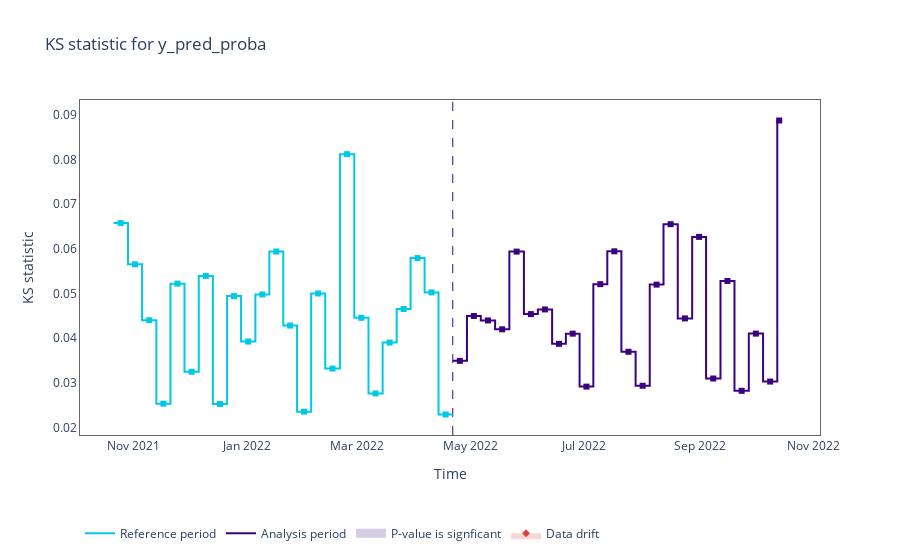

Source (notebook cell):
### Markdown cell above
##### Detecting drift for model output

### Code cell
# Model output drift
figure = univariate_results.plot(kind='prediction_drift', metric='statistic')
figure.show()

### Figure 1 — Plotly figure (JSON) as saved in the notebook; plotly's stock layout.template omitted (floating-point values rounded to 4 significant figures; data arrays with more than 128 entries replaced by an {"elided": "..."} marker saying what was removed)
{"data": [{"hoverinfo": "skip", "legendgroup": "1", "line": {"color": "#00c8e5", "shape": "hv", "width": 2}, "mode": "lines", "name": "Reference period", "type": "scatter", "x": ["2021-10-21T11:30:00", "2021-10-29T05:00:00", "2021-11-05T18:30:00", "2021-11-13T10:30:00", "2021-11-20T23:30:00", "2021-11-28T12:30:00", "2021-12-06T04:00:00", "2021-12-13T18:00:00", "2021-12-21T08:30:00", "2021-12-28T20:30:00", "2022-01-05T12:30:00", "2022-01-13T00:30:00", "2022-01-20T11:30:00", "2022-01-27T21:30:00", "2022-02-04T10:30:00", "2022-02-12T00:00:00", "2022-02-19T21:00:00", "2022-02-27T13:30:00", "2022-03-07T04:30:00", "2022-03-14T18:30:00", "2022-03-22T07:30:00", "2022-03-29T18:00:00", "2022-04-06T07:00:00", "2022-04-13T18:00:00", "2022-04-21T08:30:00"], "y": [0.06578, 0.05655, 0.04403, 0.02535, 0.05222, 0.03248, 0.05395, 0.02528, 0.04943, 0.03925, 0.04979, 0.0594, 0.04283, 0.02355, 0.05001, 0.0332, 0.08121, 0.04457, 0.02764, 0.03902, 0.04654, 0.05795, 0.05025, 0.02292, 0.02292]}, {"hoverinfo": "skip", "legendgroup": "1", "line": {"color": "#3b0280", "shape": "hv", "width": 2}, "mode": "lines", "name": "Analysis period", "type": "scatter", "x": ["2022-04-21T09:00:00", "2022-04-29T00:00:00", "2022-05-06T10:00:00", "2022-05-14T02:00:00", "2022-05-21T17:30:00", "2022-05-29T13:00:00", "2022-06-06T00:00:00", "2022-06-13T16:00:00", "2022-06-21T01:00:00", "2022-06-28T09:30:00", "2022-07-05T18:30:00", "2022-07-13T06:00:00", "2022-07-20T19:30:00", "2022-07-28T10:30:00", "2022-08-05T00:30:00", "2022-08-12T09:30:00", "2022-08-20T01:00:00", "2022-08-27T18:30:00", "2022-09-04T05:30:00", "2022-09-11T23:00:00", "2022-09-19T11:00:00", "2022-09-27T03:30:00", "2022-10-04T19:00:00", "2022-10-12T10:00:00", "2022-10-14T12:30:00"], "y": [0.03493, 0.04497, 0.04398, 0.04199, 0.05939, 0.0454, 0.04644, 0.03874, 0.04102, 0.02916, 0.0521, 0.05946, 0.03696, 0.02935, 0.052, 0.06553, 0.04444, 0.06269, 0.03098, 0.05282, 0.02822, 0.04103, 0.03029, 0.08874, 0.08874]}, {"customdata": {"elided": "24x7 str values"}, "hovertemplate": "%{customdata[4]} &nbsp; &nbsp; <span style=\"color:#AD0000\">%{customdata[5]}</span><br>Chunk: <b>%{customdata[0]}</b> &nbsp; &nbsp; From <b>%{customdata[1]}</b> to <b>%{customdata[2]}</b> &nbsp; &nbsp; <br>KS statistic: <b>%{customdata[3]}</b>  &nbsp; &nbsp; %{customdata[6]} <extra></extra>", "marker": {"color": "#00c8e5", "size": 6, "symbol": "square"}, "mode": "markers", "name": "Reference", "showlegend": false, "type": "scatter", "x": ["2021-10-25T08:00:00", "2021-11-01T23:30:00", "2021-11-09T14:15:00", "2021-11-17T04:45:00", "2021-11-24T17:45:00", "2021-12-02T08:00:00", "2021-12-09T22:45:00", "2021-12-17T13:00:00", "2021-12-25T02:15:00", "2022-01-01T16:15:00", "2022-01-09T06:15:00", "2022-01-16T17:45:00", "2022-01-24T04:15:00", "2022-01-31T15:45:00", "2022-02-08T05:00:00", "2022-02-15T22:15:00", "2022-02-23T16:45:00", "2022-03-03T08:45:00", "2022-03-10T23:15:00", "2022-03-18T12:45:00", "2022-03-26T00:30:00", "2022-04-02T12:15:00", "2022-04-10T00:15:00", "2022-04-17T13:15:00"], "y": [0.06578, 0.05655, 0.04403, 0.02535, 0.05222, 0.03248, 0.05395, 0.02528, 0.04943, 0.03925, 0.04979, 0.0594, 0.04283, 0.02355, 0.05001, 0.0332, 0.08121, 0.04457, 0.02764, 0.03902, 0.04654, 0.05795, 0.05025, 0.02292]}, {"customdata": {"elided": "24x7 str values"}, "hovertemplate": "%{customdata[4]} &nbsp; &nbsp; <span style=\"color:#AD0000\">%{customdata[5]}</span><br>Chunk: <b>%{customdata[0]}</b> &nbsp; &nbsp; From <b>%{customdata[1]}</b> to <b>%{customdata[2]}</b> &nbsp; &nbsp; <br>KS statistic: <b>%{customdata[3]}</b>  &nbsp; &nbsp; %{customdata[6]} <extra></extra>", "marker": {"color": "#3b0280", "size": 6, "symbol": "square"}, "mode": "markers", "name": "No data drift", "showlegend": false, "type": "scatter", "x": ["2022-04-25T04:15:00", "2022-05-02T16:45:00", "2022-05-10T05:45:00", "2022-05-17T21:30:00", "2022-05-25T15:00:00", "2022-06-02T06:15:00", "2022-06-09T19:45:00", "2022-06-17T08:15:00", "2022-06-24T17:00:00", "2022-07-02T01:45:00", "2022-07-09T11:45:00", "2022-07-17T00:30:00", "2022-07-24T14:45:00", "2022-08-01T05:15:00", "2022-08-08T16:45:00", "2022-08-16T05:00:00", "2022-08-23T21:15:00", "2022-08-31T11:45:00", "2022-09-08T02:00:00", "2022-09-15T16:45:00", "2022-09-23T07:00:00", "2022-09-30T22:45:00", "2022-10-08T14:15:00", "2022-10-13T11:15:00"], "y": [0.03493, 0.04497, 0.04398, 0.04199, 0.05939, 0.0454, 0.04644, 0.03874, 0.04102, 0.02916, 0.0521, 0.05946, 0.03696, 0.02935, 0.052, 0.06553, 0.04444, 0.06269, 0.03098, 0.05282, 0.02822, 0.04103, 0.03029, 0.08874]}, {"customdata": [], "hovertemplate": "%{customdata[4]} &nbsp; &nbsp; <span style=\"color:#AD0000\">%{customdata[5]}</span><br>Chunk: <b>%{customdata[0]}</b> &nbsp; &nbsp; From <b>%{customdata[1]}</b> to <b>%{customdata[2]}</b> &nbsp; &nbsp; <br>KS statistic: <b>%{customdata[3]}</b>  &nbsp; &nbsp; %{customdata[6]} <extra></extra>", "marker": {"color": "#DD4040", "size": 6, "symbol": "diamond"}, "mode": "markers", "name": "Data drift", "showlegend": false, "type": "scatter", "x": [], "y": []}, {"legendgroup": "1", "line": {"color": "rgba(0.23137254901960785, 0.00784313725490196, 0.5019607843137255, 0.2)", "width": 9}, "mode": "lines", "name": "P-value is signficant", "type": "scatter", "x": [[1635148800000000000], [1665659700000000000]], "y": [null, null]}, {"line": {"color": "rgba(0,0,0,0)"}, "mode": "lines", "showlegend": false, "type": "scatter", "x": [[1635148800000000000], [1665659700000000000]], "y": [null, null]}, {"fill": "tonexty", "fillcolor": "rgba(0.8666666666666667, 0.25098039215686274, 0.25098039215686274, 0.2)", "legendgroup": "1", "line": {"color": "rgba(0,0,0,0)"}, "marker": {"color": "#DD4040", "size": 6, "symbol": "diamond"}, "mode": "lines+markers", "name": "Data drift", "type": "scatter", "x": [[1635148800000000000], [1665659700000000000]], "y": [null, null]}], "layout": {"hoverlabel": {"bgcolor": "white", "font": {"size": 14}}, "legend": {"itemclick": false, "itemdoubleclick": false, "orientation": "h", "traceorder": "normal", "x": 0, "xanchor": "left", "y": -0.25, "yanchor": "top"}, "paper_bgcolor": "rgba(255,255,255,1)", "plot_bgcolor": "rgba(255,255,255,1)", "shapes": [{"layer": "below", "line": {"color": "#3b0280", "dash": "dash", "width": 1}, "type": "line", "x0": "2022-04-21T09:00:00", "x1": "2022-04-21T09:00:00", "xref": "x", "y0": 0, "y1": 1, "yref": "y domain"}], "title": {"text": "KS statistic for y_pred_proba"}, "xaxis": {"linecolor": "#666666", "mirror": true, "showgrid": false, "title": {"text": "Time"}, "zeroline": false}, "yaxis": {"linecolor": "#666666", "mirror": true, "showgrid": false, "title": {"text": "KS statistic"}, "zeroline": false}}}
